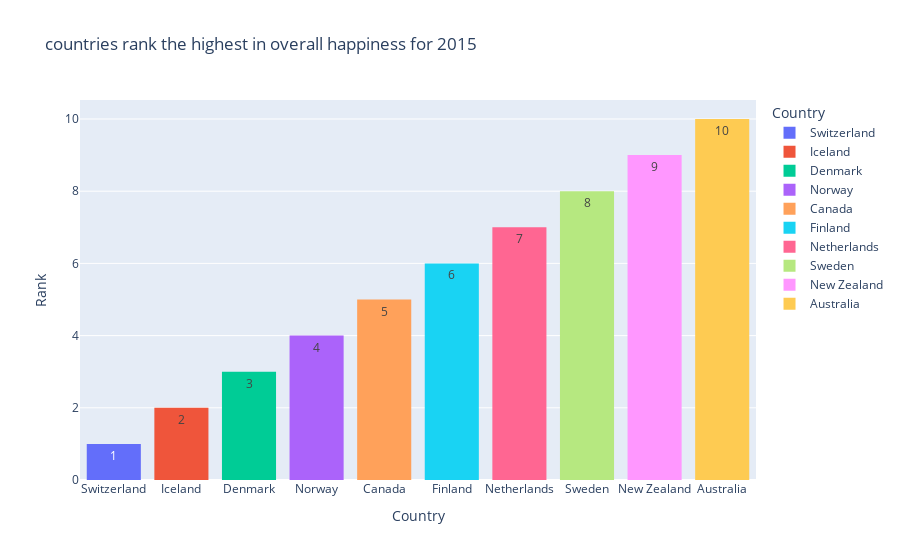

The cell this chart's notebook holds for it:
### Code cell
fig = px.histogram(top_df, 
                   x="Country", 
                   y='Rank',
                   title="countries rank the highest in overall happiness for 2015 ", 
                   color ='Country',
                   text_auto=True).update_xaxes(categoryorder='total ascending').update_layout(
                     xaxis_title="Country", yaxis_title="Rank"
)
fig.show()

### Figure 1 — Plotly figure (JSON) as saved in the notebook; plotly's stock layout.template omitted (floating-point values rounded to 4 significant figures)
{"data": [{"alignmentgroup": "True", "bingroup": "x", "histfunc": "sum", "hovertemplate": "Country=%{x}<br>sum of Rank=%{y}<extra></extra>", "legendgroup": "Switzerland", "marker": {"color": "#636efa", "pattern": {"shape": ""}}, "name": "Switzerland", "offsetgroup": "Switzerland", "orientation": "v", "showlegend": true, "texttemplate": "%{value}", "type": "histogram", "x": ["Switzerland"], "xaxis": "x", "y": [1], "yaxis": "y"}, {"alignmentgroup": "True", "bingroup": "x", "histfunc": "sum", "hovertemplate": "Country=%{x}<br>sum of Rank=%{y}<extra></extra>", "legendgroup": "Iceland", "marker": {"color": "#EF553B", "pattern": {"shape": ""}}, "name": "Iceland", "offsetgroup": "Iceland", "orientation": "v", "showlegend": true, "texttemplate": "%{value}", "type": "histogram", "x": ["Iceland"], "xaxis": "x", "y": [2], "yaxis": "y"}, {"alignmentgroup": "True", "bingroup": "x", "histfunc": "sum", "hovertemplate": "Country=%{x}<br>sum of Rank=%{y}<extra></extra>", "legendgroup": "Denmark", "marker": {"color": "#00cc96", "pattern": {"shape": ""}}, "name": "Denmark", "offsetgroup": "Denmark", "orientation": "v", "showlegend": true, "texttemplate": "%{value}", "type": "histogram", "x": ["Denmark"], "xaxis": "x", "y": [3], "yaxis": "y"}, {"alignmentgroup": "True", "bingroup": "x", "histfunc": "sum", "hovertemplate": "Country=%{x}<br>sum of Rank=%{y}<extra></extra>", "legendgroup": "Norway", "marker": {"color": "#ab63fa", "pattern": {"shape": ""}}, "name": "Norway", "offsetgroup": "Norway", "orientation": "v", "showlegend": true, "texttemplate": "%{value}", "type": "histogram", "x": ["Norway"], "xaxis": "x", "y": [4], "yaxis": "y"}, {"alignmentgroup": "True", "bingroup": "x", "histfunc": "sum", "hovertemplate": "Country=%{x}<br>sum of Rank=%{y}<extra></extra>", "legendgroup": "Canada", "marker": {"color": "#FFA15A", "pattern": {"shape": ""}}, "name": "Canada", "offsetgroup": "Canada", "orientation": "v", "showlegend": true, "texttemplate": "%{value}", "type": "histogram", "x": ["Canada"], "xaxis": "x", "y": [5], "yaxis": "y"}, {"alignmentgroup": "True", "bingroup": "x", "histfunc": "sum", "hovertemplate": "Country=%{x}<br>sum of Rank=%{y}<extra></extra>", "legendgroup": "Finland", "marker": {"color": "#19d3f3", "pattern": {"shape": ""}}, "name": "Finland", "offsetgroup": "Finland", "orientation": "v", "showlegend": true, "texttemplate": "%{value}", "type": "histogram", "x": ["Finland"], "xaxis": "x", "y": [6], "yaxis": "y"}, {"alignmentgroup": "True", "bingroup": "x", "histfunc": "sum", "hovertemplate": "Country=%{x}<br>sum of Rank=%{y}<extra></extra>", "legendgroup": "Netherlands", "marker": {"color": "#FF6692", "pattern": {"shape": ""}}, "name": "Netherlands", "offsetgroup": "Netherlands", "orientation": "v", "showlegend": true, "texttemplate": "%{value}", "type": "histogram", "x": ["Netherlands"], "xaxis": "x", "y": [7], "yaxis": "y"}, {"alignmentgroup": "True", "bingroup": "x", "histfunc": "sum", "hovertemplate": "Country=%{x}<br>sum of Rank=%{y}<extra></extra>", "legendgroup": "Sweden", "marker": {"color": "#B6E880", "pattern": {"shape": ""}}, "name": "Sweden", "offsetgroup": "Sweden", "orientation": "v", "showlegend": true, "texttemplate": "%{value}", "type": "histogram", "x": ["Sweden"], "xaxis": "x", "y": [8], "yaxis": "y"}, {"alignmentgroup": "True", "bingroup": "x", "histfunc": "sum", "hovertemplate": "Country=%{x}<br>sum of Rank=%{y}<extra></extra>", "legendgroup": "New Zealand", "marker": {"color": "#FF97FF", "pattern": {"shape": ""}}, "name": "New Zealand", "offsetgroup": "New Zealand", "orientation": "v", "showlegend": true, "texttemplate": "%{value}", "type": "histogram", "x": ["New Zealand"], "xaxis": "x", "y": [9], "yaxis": "y"}, {"alignmentgroup": "True", "bingroup": "x", "histfunc": "sum", "hovertemplate": "Country=%{x}<br>sum of Rank=%{y}<extra></extra>", "legendgroup": "Australia", "marker": {"color": "#FECB52", "pattern": {"shape": ""}}, "name": "Australia", "offsetgroup": "Australia", "orientation": "v", "showlegend": true, "texttemplate": "%{value}", "type": "histogram", "x": ["Australia"], "xaxis": "x", "y": [10], "yaxis": "y"}], "layout": {"barmode": "relative", "legend": {"title": {"text": "Country"}, "tracegroupgap": 0}, "title": {"text": "countries rank the highest in overall happiness for 2015 "}, "xaxis": {"anchor": "y", "categoryarray": ["Switzerland", "Iceland", "Denmark", "Norway", "Canada", "Finland", "Netherlands", "Sweden", "New Zealand", "Australia"], "categoryorder": "total ascending", "domain": [0, 1], "title": {"text": "Country"}}, "yaxis": {"anchor": "x", "domain": [0, 1], "title": {"text": "Rank"}}}}
